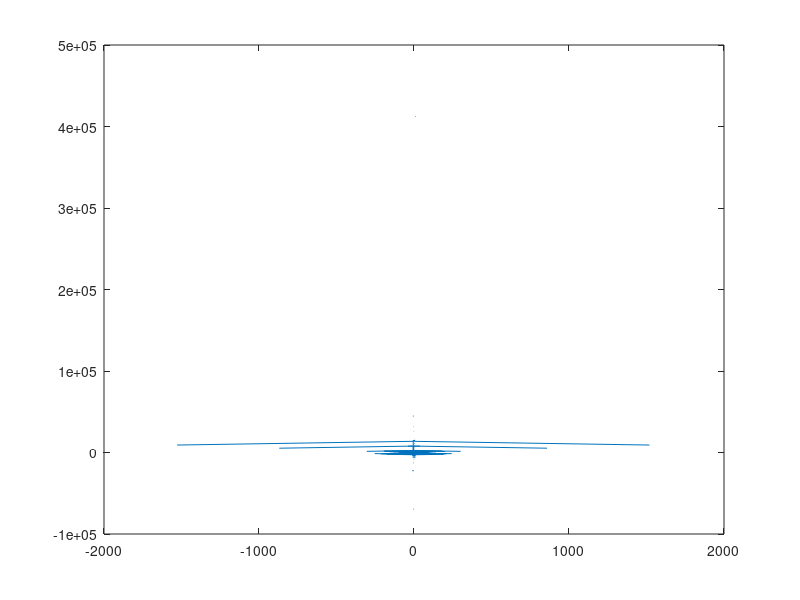
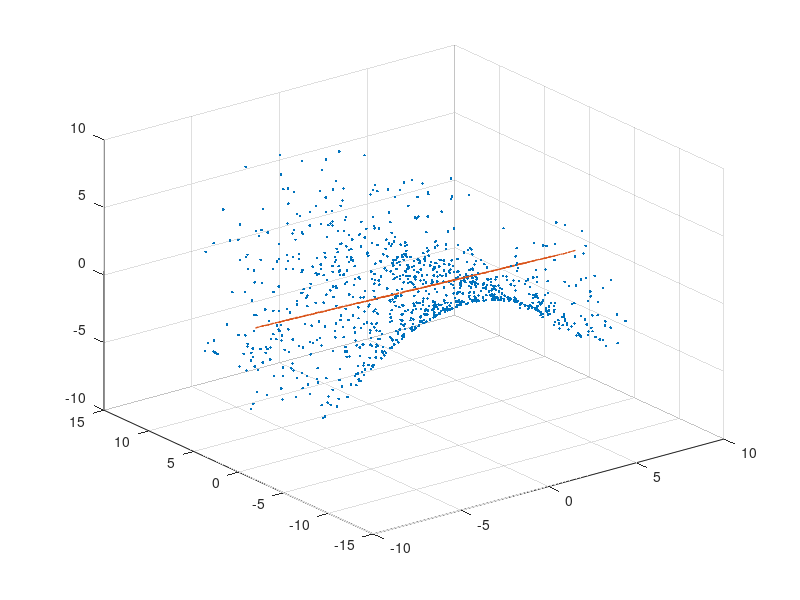

MATLAB code for these plots, in order: (Note: this script raises an error after producing the figures.)
%load('XYdata.mat'); 
%Yall = Yall(1:100:end,:); Yall = Yall(11:end,:);
%Y = Yall(:,3);

% test: artificial Y and X -----------------------------------------
%Ycoeffs = [20, 0, 10, -.01, -40]; Ypowers = [1,1,1,1,1];
Ycoeffs = [-.085, .00062]; Ypowers = [2, 4];
%Ycoeffs = [5, 5]; Ypowers = [2, 2];
%Ycoeffs = [20 -10 .01 -3 -15 .01]; Ypowers = [3, 3, 3, 3, 3];
numvars = length(Ycoeffs);
x0 = 1:1000; X = zeros(1000,numvars);
for var = 1:numvars
    X(:,var) = rand*sin(rand*x0 + rand) + 10*rand*sin(rand*x0 + rand) ...
        + rand*sin(10*rand*x0 + rand) + 10*rand*sin(10*rand*x0 + rand);
end
%Y = Ycoeffs(1)*X(:,1) + Ycoeffs(2)*X(:,2) + Ycoeffs(3)*X(:,3) ...
%    + Ycoeffs(4)*X(:,4) + Ycoeffs(5)*X(:,5);
Y = zeros(length(X),1); 
for var = 1:numvars
    Y = Y + Ycoeffs(var)*X(:,var).^Ypowers(var);
end
% end test ----------------------------------------------------------

[m,n] = size(X);

% weight by variance of each variable 
SD = std(X);
%X = X.*(SD/max(SD));

IdxSort = zeros(size(X)); IdxUnsort = zeros(size(X));
Xsorted = zeros(size(X)); Ysorted = zeros(size(X));

for var = 1:n
    [Xsorted(:,var), IdxSort(:,var)] = sort(X(:,var));
    Ysorted(:,var) = Y(IdxSort(:,var));
    [~, IdxUnsort(:,var)] = sort(IdxSort(:,var));
end

dXsort = Xsorted(2:end,:) - Xsorted(1:(end-1),:); dXsort = [dXsort(1,:); dXsort];
dYsort = Ysorted(2:end,:) - Ysorted(1:(end-1),:); dYsort = [dYsort(1,:); dYsort];

dYdXsort = dYsort./dXsort; 
dYdXsort(isinf(dYdXsort)) = 0;
dYdX = zeros(size(dYdXsort));

for var = 1:n
    dYdX(:,var) = dYdXsort(IdxUnsort(:,var),var);
end

% test: 2D problem ----------------------------------------
%figure; plot3(X(:,1), X(:,2), Y, '.'); hold on; grid on; 
figure; 
quiver(X(:,1), dYdX(:,1), X(:,2), dYdX(:,2));
% end test ------------------------------------------------

% test: overwrite dYdX ------------------------------------
for var = 1:n
    dYdX(:,var) = Ycoeffs(var)*X(:,var).^(Ypowers(var)-1);
end
% end test ------------------------------------------------

% test: 2D problem ----------------------------------------
figure; plot3(X(:,1), X(:,2), Y, '.'); hold on; grid on; 
%figure; 
quiver(X(:,1), dYdX(:,1), X(:,2), dYdX(:,2));
% end test ------------------------------------------------

wstart = (SD/norm(SD))';
%stepsize = 1e-18;
stepsize = 1e-5;
w = wstart;
gwmags = zeros(1,1000); 
wangles = zeros(size(gwmags));
for i = 1:length(gwmags)
    gw = getgrad(w, dYdX);
    w = w + stepsize*gw; 
    w = w/norm(w);
    gwmags(i) = norm(gw);
    wangles(i) = wstart'*w;
end
%%{
[w (Ycoeffs/norm(Ycoeffs))']
wangles = acos(wangles);
figure; 
subplot(2,1,1); plot(gwmags); ylabel('grad mag'); xlabel('steps'); grid on;
subplot(2,1,2); plot(wangles); ylabel('w direction change'); xlabel('steps'); grid on;
%}

%%{
figure; 
subplot(2,1,1); plot(X*w, 'LineWidth', 2); grid on; ylabel('X'); xlabel('time');  
hold on; plot(X);
subplot(2,1,2); plot(Y); grid on; ylabel('Y'); xlabel('time');
%}

figure; plot(X*w, Y, '*'); grid on; xlabel('X'); ylabel('Y'); 
hold on; 
for var = 1:n
    plot(X(:,var), Y, '.');
end

% compare with PCA -----------------------------------------
[C,S] = pca(X); 
figure; plot(S(:,1), Y, '*'); grid on; xlabel('X'); ylabel('Y'); 
hold on; 
for var = 1:n
    plot(X(:,var), Y, '.');
end
% ----------------------------------------------------------

function grad = getgrad(w, dydx)

dotp = dydx*w; 
integrd = dotp.*dydx; 
grad = (2*sum(integrd))';

end